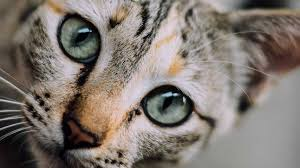
#> input picture fourth_chapter/datasets/cat.png, 300 x 168 px
$ jupyter execute 'Edge Detection.ipynb'
#> lines starting #> are read from the running program, lines starting #| are printed output that depends on the picture; after the words box and inside, x2 and y2 are one past the last pixel; in counts of white or black regions, pixels touching at a corner belong together
[cell 1]
import pandas as pd
import numpy as np
import matplotlib.pyplot as plt

from skimage.io import imread
from skimage.feature import canny
from skimage.color import rgb2gray

[cell 2]
cgs = rgb2gray(imread("../../datasets/cat.png"))
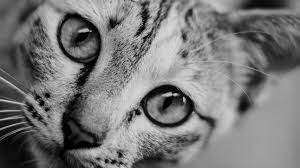
#> cgs: shape (168, 300) float64; min 0, max 0.877, mean 0.471
dgs = rgb2gray(imread("../../datasets/dog.png"))
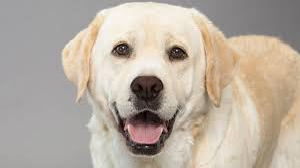
#> input picture fourth_chapter/datasets/dog.png, 300 x 168 px
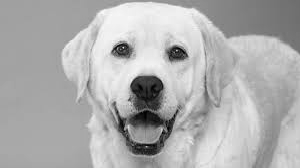
#> dgs: shape (168, 300) float64; min 0.0075, max 0.98, mean 0.686

[cell 3]
cat_edges = canny(cgs, sigma=3)
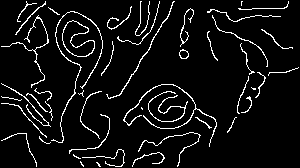
#> cat_edges: shape (168, 300) bool; 6.5% white in thin lines or dots
dog_edges = canny(dgs, sigma=3)
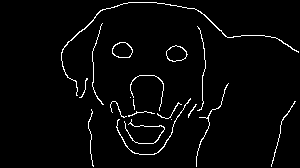
#> dog_edges: shape (168, 300) bool; 2.9% white in thin lines or dots, all inside (x1, y1, x2, y2) = (61, 2, 299, 167)

fig = plt.figure(figsize=(8,4))
ax1 = fig.add_subplot(1,2,1)
ax1.imshow(cat_edges, cmap="binary")
ax2 = fig.add_subplot(1,2,2)
ax2.imshow(dog_edges, cmap="binary")
